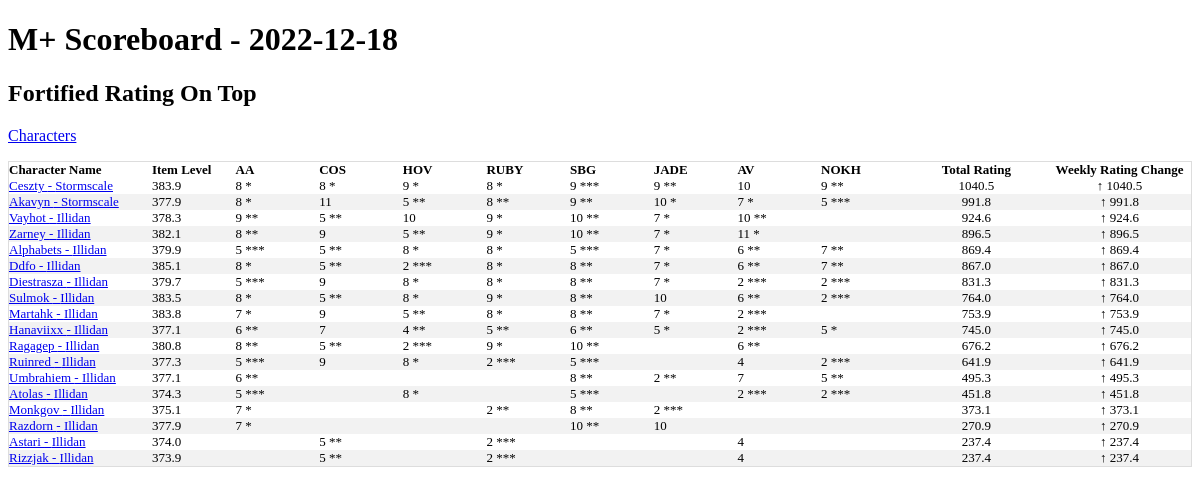
The page / on the database its author committed.
### tables this page shows
CREATE TABLE season_best_pivot_ext(
  name TEXT,
  realm TEXT,
  region TEXT,
  scoreboard_date TEXT,
  total_rating,
  "Algeth'ar Academy Fortified",
  "Algeth'ar Academy Tyrannical",
  "Court of Stars Fortified",
  "Court of Stars Tyrannical",
  "Halls of Valor Fortified",
  "Halls of Valor Tyrannical",
  "Ruby Life Pools Fortified",
  "Ruby Life Pools Tyrannical",
  "Shadowmoon Burial Grounds Fortified",
  "Shadowmoon Burial Grounds Tyrannical",
  "Temple of the Jade Serpent Fortified",
  "Temple of the Jade Serpent Tyrannical",
  "The Azure Vault Fortified",
  "The Azure Vault Tyrannical",
  "The Nokhud Offensive Fortified",
  "The Nokhud Offensive Tyrannical",
  daily_rating_change,
  pr_AA_for TEXT,
  pr_AA_tyr TEXT,
  pr_COS_for TEXT,
  pr_COS_tyr TEXT,
  pr_HOV_for TEXT,
  pr_HOV_tyr TEXT,
  pr_RUBY_for TEXT,
  pr_RUBY_tyr TEXT,
  pr_SBG_for TEXT,
  pr_SBG_tyr TEXT,
  pr_JADE_for TEXT,
  pr_JADE_tyr TEXT,
  pr_AV_for TEXT,
  pr_AV_tyr TEXT,
  pr_NOKH_for TEXT,
  pr_NOKH_tyr TEXT
);

### app.py (the view)
@app.route('/')
def index():
    conn = create_connection()
    cursor  = conn.cursor()
    data = cursor.execute("""select scoreboard.*
    ,char.derived_item_level
     from
    (
        select *
        ,round(total_rating,1) as total_rating_round
        ,round(daily_rating_change,1) as daily_rating_change_round
        from base_characters base left join season_best_pivot_ext piv
    on upper(base.name) = upper(piv.name)
    and upper(base.realm) = upper(piv.realm)
    and upper(base.region) = upper(piv.region)
    where scoreboard_date = (select max(scoreboard_date) from  season_best_pivot_ext)
    order by total_rating desc
    ) scoreboard
    left join
    (
        Select Name,realm,region,round(avg(derived_item_level),1) as derived_item_level
        from character_gear_ext
        where last_crawled_at = (select max(last_crawled_at) from character_gear_ext)
        group by Name,realm,region
    )char
    on scoreboard.name  = char.name
    and scoreboard.realm = char.realm
    and scoreboard.region=char.region
    where scoreboard.total_rating > 0
    order by total_rating desc,derived_item_level desc
    """).fetchall()
    max_date = cursor.execute('select max(scoreboard_date) as max_date from season_best_pivot_ext').fetchone()
    print('hi')
    return render_template('index.html',data=data,max_date = max_date)

### app.py (called while the page is built)
def create_connection():
    conn = None
    try:
        file ="/home/terrysey/MythicPlus/mplus.db"
        conn = sqlite3.connect(file
        ,detect_types=sqlite3.PARSE_DECLTYPES)
        conn.row_factory=sqlite3.Row
        return conn
    except Error as e:
        print(e)
        try:
            file="/Users/terryseyler/git/mythicplus/mplus.db"
            conn = sqlite3.connect(file
            ,detect_types=sqlite3.PARSE_DECLTYPES)
            conn.row_factory=sqlite3.Row
            return conn
        except Error as e:
            print(e)
            try:
                file="C:/Users/tlsey/git/MythicPlus/mplus.db"
                conn = sqlite3.connect(file
                ,detect_types=sqlite3.PARSE_DECLTYPES)
                conn.row_factory=sqlite3.Row
                return conn
            except Error as e:
                print(e)

### templates/index.html (shortened to what this page needs)
<!doctype html>
<link rel="stylesheet" href="{{ url_for('static', filename='style.css') }}">
<html>
<h1>M+ Scoreboard - {{max_date['max_date']}} </h1>
<h2>Fortified Rating On Top</h2>
<p><a href="{{url_for('character_list')}}">Characters</a></p>
<table class="scoreboard">
<thead>
    <th>Character Name</td>
    <th>Item Level</th>
    <th>AA</th>
    <th>COS</th>
    <th>HOV</th>
    <th>RUBY</th>
    <th>SBG</th>
    <th>JADE</th>
    <th>AV</th>
    <th>NOKH</th>
    <th>Total Rating</th>
    <th>Weekly Rating Change</th>
    </thead>
{% for data in data %}
<tr>
    <td><a href="{{url_for('character_name',character_name=data['name'],realm=data['realm'],region=data['region'])}}">{{ data['name'] }} - {{data['realm']}}</a></td>
    <td>{{ data['derived_item_level'] }}</td>
    <td>{% if data['pr_AA_for'] !=  data['Algeth\'ar Academy Fortified'] and data['pr_AA_for'] %}
    {{ data['Algeth\'ar Academy Fortified']}} ( {{data['pr_AA_for']}}  )
    {% else %}
      {{ data['Algeth\'ar Academy Fortified'] }}
    {% endif %}
    <br>
    </td>
    <td>{% if data['pr_COS_for'] !=  data['Court of Stars Fortified'] and data['pr_COS_for']%}
    {{ data['Court of Stars Fortified']}} ( {{data['pr_COS_for']}}  )
    {% else %}
      {{ data['Court of Stars Fortified'] }}
    {% endif %}
    <br>
    </td>
    <td>{% if data['pr_HOV_for'] !=  data['Halls of Valor Fortified'] and data['pr_HOV_for'] %}
    {{ data['Halls of Valor Fortified']}} ( {{data['pr_HOV_for']}}  )
    {% else %}
      {{ data['Halls of Valor Fortified'] }}
    {% endif %}
    <br>
    </td>
    <td>{% if data['pr_RUBY_for'] !=  data['Ruby Life Pools Fortified'] and data['pr_RUBY_for'] %}
    {{ data['Ruby Life Pools Fortified']}} ( {{data['pr_RUBY_for']}}  )
    {% else %}
    {{ data['Ruby Life Pools Fortified'] }}
    {% endif %}
    <br>
    </td>
    <td>{% if data['pr_SBG_for'] !=  data['Shadowmoon Burial Grounds Fortified'] and data['pr_SBG_for'] %}
    {{ data['Shadowmoon Burial Grounds Fortified']}} ( {{data['pr_SBG_for']}}  )
    {% else %}
    {{ data['Shadowmoon Burial Grounds Fortified'] }}
    {% endif %}
    <br>
    </td>
    <td>{% if data['pr_JADE_for'] !=  data['Temple of the Jade Serpent Fortified'] and data['pr_JADE_for']%}
    {{ data['Temple of the Jade Serpent Fortified']}} ( {{data['pr_JADE_for']}}  )
    {% else %}
    {{ data['Temple of the Jade Serpent Fortified'] }}
    {% endif %}
    <br>
    </td>
    <td>{% if data['pr_AV_for'] !=  data['The Azure Vault Fortified'] and data['pr_AV_for']%}
    {{ data['The Azure Vault Fortified'] }} ( {{data['pr_AV_for']}}  )
    {% else %}
      {{ data['The Azure Vault Fortified'] }}
    {% endif %}
    <br>
    </td>
    <td>{% if data['pr_NOKH_for'] !=  data['The Nokhud Offensive Fortified'] and data['pr_NOKH_for'] %}
    {{ data['The Nokhud Offensive Fortified']}} ( {{data['pr_NOKH_for']}}  )
    {% else %}
    {{ data['The Nokhud Offensive Fortified'] }}
    {% endif %}
    <br>
    </td>
    <td>{{ data['total_rating_round'] }}</td>
   {% if data['daily_rating_change_round'] > 0 %}
     <td>&uarr; {{ data['daily_rating_change_round'] }}</td>
   {% elif data['daily_rating_change_round']  < 0 %}
     <td>&darr;{{ data['daily_rating_change_round'] }}</td>
   {% else %}
     <td>&harr;</td>
   {% endif %}
{% endfor %}
</table>
</html>

### static/style.css (style rules this page uses)
th, td { text-align: left; vertical-align:top; padding: 0px; font-size: 13px; }
table.scoreboard { border-collapse: collapse; border-spacing: 0; width: 100%; border: 1px solid #ddd; }
.scoreboard tr td, .scoreboard thead th { text-align: left; width: 7% }
.scoreboard tr td:nth-child(1) { text-align: left; width: 12%; }
.scoreboard tr td:last-child, .scoreboard thead th:last-child { text-align: center; width: 12%; }
.scoreboard tr td:nth-child(11), .scoreboard thead th:nth-child(11) { text-align: center; width: 12%; }
tr:nth-child(even) { background-color: #f2f2f2; }

### rows shown on the page
season_best_pivot_ext: name "Ceszty", realm "Stormscale", derived_item_level "383.9", data "8 *", Halls of Valor Fortified "9 *", Shadowmoon Burial Grounds Fortified "9 ***", data "9 **", The Azure Vault Fortified "10", total_rating_round "1040.5", daily_rating_change_round "1040.5"
season_best_pivot_ext: name "Akavyn", realm "Stormscale", derived_item_level "377.9", data "8 *", Court of Stars Fortified "11", Halls of Valor Fortified "5 **", Ruby Life Pools Fortified "8 **", Shadowmoon Burial Grounds Fortified "9 **", Temple of the Jade Serpent Fortified "10 *", The Azure Vault Fortified "7 *", The Nokhud Offensive Fortified "5 ***", total_rating_round "991.8", daily_rating_change_round "991.8"
season_best_pivot_ext: name "Vayhot", realm "Illidan", derived_item_level "378.3", data "9 **", Court of Stars Fortified "5 **", Halls of Valor Fortified "10", Ruby Life Pools Fortified "9 *", data "10 **", Temple of the Jade Serpent Fortified "7 *", total_rating_round "924.6", daily_rating_change_round "924.6"
season_best_pivot_ext: name "Zarney", realm "Illidan", derived_item_level "382.1", data "8 **", Court of Stars Fortified "9", Halls of Valor Fortified "5 **", Ruby Life Pools Fortified "9 *", Shadowmoon Burial Grounds Fortified "10 **", Temple of the Jade Serpent Fortified "7 *", The Azure Vault Fortified "11 *", total_rating_round "896.5", daily_rating_change_round "896.5"
season_best_pivot_ext: name "Alphabets", realm "Illidan", derived_item_level "379.9", data "5 ***", Court of Stars Fortified "5 **", data "8 *", Temple of the Jade Serpent Fortified "7 *", The Azure Vault Fortified "6 **", The Nokhud Offensive Fortified "7 **", total_rating_round "869.4", daily_rating_change_round "869.4"
season_best_pivot_ext: name "Ddfo", realm "Illidan", derived_item_level "385.1", data "8 *", Court of Stars Fortified "5 **", Halls of Valor Fortified "2 ***", Shadowmoon Burial Grounds Fortified "8 **", Temple of the Jade Serpent Fortified "7 *", The Azure Vault Fortified "6 **", The Nokhud Offensive Fortified "7 **", total_rating_round "867.0", daily_rating_change_round "867.0"
season_best_pivot_ext: name "Diestrasza", realm "Illidan", derived_item_level "379.7", data "5 ***", Court of Stars Fortified "9", data "8 *", Shadowmoon Burial Grounds Fortified "8 **", Temple of the Jade Serpent Fortified "7 *", data "2 ***", total_rating_round "831.3", daily_rating_change_round "831.3"
season_best_pivot_ext: name "Sulmok", realm "Illidan", derived_item_level "383.5", data "8 *", Court of Stars Fortified "5 **", Ruby Life Pools Fortified "9 *", Shadowmoon Burial Grounds Fortified "8 **", Temple of the Jade Serpent Fortified "10", The Azure Vault Fortified "6 **", The Nokhud Offensive Fortified "2 ***", total_rating_round "764.0", daily_rating_change_round "764.0"
season_best_pivot_ext: name "Martahk", realm "Illidan", derived_item_level "383.8", data "7 *", Court of Stars Fortified "9", Halls of Valor Fortified "5 **", Ruby Life Pools Fortified "8 *", Shadowmoon Burial Grounds Fortified "8 **", The Azure Vault Fortified "2 ***", total_rating_round "753.9", daily_rating_change_round "753.9"
season_best_pivot_ext: name "Hanaviixx", realm "Illidan", derived_item_level "377.1", data "6 **", Court of Stars Fortified "7", Halls of Valor Fortified "4 **", Ruby Life Pools Fortified "5 **", data "5 *", The Azure Vault Fortified "2 ***", total_rating_round "745.0", daily_rating_change_round "745.0"
season_best_pivot_ext: name "Ragagep", realm "Illidan", derived_item_level "380.8", data "8 **", Court of Stars Fortified "5 **", Halls of Valor Fortified "2 ***", Ruby Life Pools Fortified "9 *", Shadowmoon Burial Grounds Fortified "10 **", The Azure Vault Fortified "6 **", total_rating_round "676.2", daily_rating_change_round "676.2"
season_best_pivot_ext: name "Ruinred", realm "Illidan", derived_item_level "377.3", data "5 ***", Court of Stars Fortified "9", Halls of Valor Fortified "8 *", data "2 ***", The Azure Vault Fortified "4", total_rating_round "641.9", daily_rating_change_round "641.9"
season_best_pivot_ext: name "Umbrahiem", realm "Illidan", derived_item_level "377.1", data "6 **", Shadowmoon Burial Grounds Fortified "8 **", Temple of the Jade Serpent Fortified "2 **", The Azure Vault Fortified "7", The Nokhud Offensive Fortified "5 **", total_rating_round "495.3", daily_rating_change_round "495.3"
season_best_pivot_ext: name "Atolas", realm "Illidan", derived_item_level "374.3", data "5 ***", Halls of Valor Fortified "8 *", data "2 ***", total_rating_round "451.8", daily_rating_change_round "451.8"
season_best_pivot_ext: name "Monkgov", realm "Illidan", derived_item_level "375.1", data "7 *", Ruby Life Pools Fortified "2 **", Shadowmoon Burial Grounds Fortified "8 **", Temple of the Jade Serpent Fortified "2 ***", total_rating_round "373.1", daily_rating_change_round "373.1"
season_best_pivot_ext: name "Razdorn", realm "Illidan", derived_item_level "377.9", data "7 *", Shadowmoon Burial Grounds Fortified "10 **", Temple of the Jade Serpent Fortified "10", total_rating_round "270.9", daily_rating_change_round "270.9"
season_best_pivot_ext: name "Astari", realm "Illidan", derived_item_level "374.0", Court of Stars Fortified "5 **", Ruby Life Pools Fortified "2 ***", The Azure Vault Fortified "4", total_rating_round "237.4", daily_rating_change_round "237.4"
season_best_pivot_ext: name "Rizzjak", realm "Illidan", derived_item_level "373.9", Court of Stars Fortified "5 **", Ruby Life Pools Fortified "2 ***", The Azure Vault Fortified "4", total_rating_round "237.4", daily_rating_change_round "237.4"

### other values the page prints
{{ max_date['max_date'] }} "2022-12-18"
